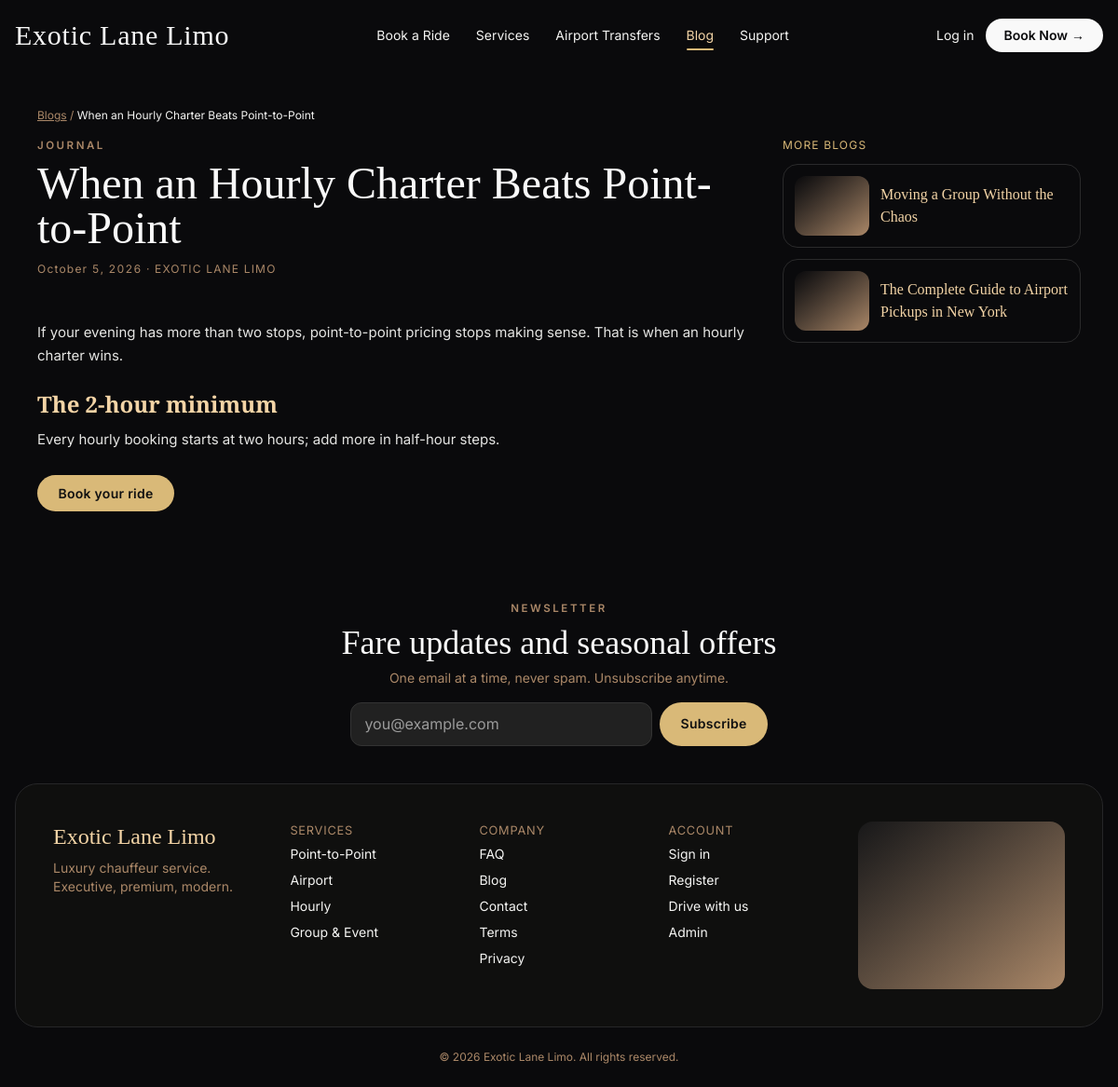
Screenshot of /services/blogs/read.php?slug=hourly-charter-guide with the database file from the repository.
### tables this page shows
CREATE TABLE IF NOT EXISTS blog_posts (
  id BIGINT UNSIGNED NOT NULL AUTO_INCREMENT PRIMARY KEY,
  slug VARCHAR(150) NOT NULL,
  title VARCHAR(190) NOT NULL,
  excerpt VARCHAR(255) NULL,
  body MEDIUMTEXT NULL,
  cover VARCHAR(255) NULL,
  meta_title VARCHAR(190) NULL,
  meta_description VARCHAR(255) NULL,
  meta_keywords VARCHAR(255) NULL,
  status ENUM('draft','published') NOT NULL DEFAULT 'draft',
  published_at DATETIME NULL,
  created_at DATETIME NOT NULL DEFAULT CURRENT_TIMESTAMP,
  updated_at DATETIME NOT NULL DEFAULT CURRENT_TIMESTAMP ON UPDATE CURRENT_TIMESTAMP,
  UNIQUE KEY uq_blog_slug (slug),
  KEY idx_blog_status (status, published_at)
);

### app/Helpers/functions.php (called while the page is built, shortened)
<?php
function url(string $path = ''): string
{
    return SITE_URL . '/' . ltrim($path, '/');
}
function e(mixed $v): string
{
    return htmlspecialchars((string)($v ?? ''), ENT_QUOTES | ENT_SUBSTITUTE, 'UTF-8');
}
function cover_url(?string $cover, int $w = 1200): string
{
    $c = trim((string)$cover);
    return unsplash_url($c, $w);
}
function unsplash_url(string $photoId, int $w = 1200): string
{
    $id = trim($photoId);
    $q = $w <= 600 ? 55 : 62;
    return 'https://images.unsplash.com/' . rawurlencode($id) . '?auto=format&fit=crop&w=' . $w . '&q=' . $q;
}

### services/blogs/read.php (the view, shortened to what this page needs)
<?php
require_once __DIR__ . '/../../app/richtext.php';
$pdo = Database::pdo();
$slug = slugify(trim((string)($_GET['slug'] ?? '')));
$st = $pdo->prepare("SELECT * FROM blog_posts WHERE slug = ? AND status = 'published' LIMIT 1");
$st->execute([$slug]);
$post = $st->fetch();
$others = $pdo->prepare("SELECT slug, title, cover, published_at FROM blog_posts WHERE status = 'published' AND id != ? ORDER BY published_at DESC, id DESC LIMIT 3");
$others->execute([(int)$post['id']]);
$related = $others->fetchAll();
?>
<div class="max-w-6xl mx-auto px-4 py-10">
  <p class="text-xs"><a class="underline text-[#AB8868]" href="<?= url('services/blogs/index.php') ?>">Blogs</a> <span class="text-[#AB8868]">/</span> <span class="text-[#F5F5F3]"><?= e($post['title']) ?></span></p>
  <div class="grid lg:grid-cols-[1fr_320px] gap-8 mt-4 items-start">
    <article class="min-w-0">
      <p class="eyebrow">Journal</p>
      <h1 class="font-display text-4xl md:text-5xl text-[#F9F9F9] mt-2"><?= e($post['title']) ?></h1>
      <p class="tabular text-xs tracking-widest text-[#AB8868] mt-3"><?= e(date('F j, Y', strtotime($post['published_at'] ?? $post['created_at']))) ?> · EXOTIC LANE LIMO</p>
      <div class="mt-6 text-[15px] leading-relaxed text-[#E5E5E3] space-y-4 blog-body"><?= render_rich_text($post['body']) ?></div>
      <div class="mt-8">
        <a href="<?= url('services/booking.php') ?>" class="btn-gold rounded-full text-sm px-8 py-3">Book your ride</a>
      </div>
    </article>
    <?php if ($related): ?>
    <aside class="lg:sticky lg:top-20" aria-label="More blogs">
      <p class="tabular text-xs tracking-widest text-[#D9B978]">MORE BLOGS</p>
      <div class="mt-3 space-y-3">
        <?php foreach ($related as $r): ?>
        <a href="<?= url('services/blogs/read.php?slug=' . urlencode($r['slug'])) ?>" class="group flex items-center gap-3 rounded-2xl border border-[#2a2a2b] hover:border-[#C8A96B] p-3">
<?php $relCover = cover_url($r['cover'], 400); if ($relCover !== ''): ?>
    <span class="w-20 h-16 shrink-0 rounded-xl overflow-hidden bg-gradient-to-br from-[#0A0A0C] to-[#AB8868]">
          </span>
          <?php endif; ?>
          <span class="font-display text-base text-[#F3D4A6]"><?= e($r['title']) ?></span>
        </a>
        <?php endforeach; ?>
      </div>
    </aside>
    <?php endif; ?>
  </div>
</div>
<?php
require APP_ROOT . '/views/layouts/public.php';

### app/richtext.php (shortened to what this page needs)
<?php
function clean_html(?string $html): string
{
    $html = trim((string)$html);
    $html = preg_replace('#<(script|style|iframe|object|embed|form|input|button)\b[^>]*>.*?</\1>#is', '', $html) ?? '';
    $html = strip_tags($html, '<p><br><b><strong><i><em><u><s><a><ul><ol><li><h2><h3><h4><blockquote>');
    $html = preg_replace_callback('~<a\b([^>]*)>~i', static function (array $m): string {
        $attrs = $m[1];
        $href = '';
        if (preg_match('~\bhref\s*=\s*"([^"]*)"~i', $attrs, $h)) $href = $h[1];
        elseif (preg_match("~\bhref\s*=\s*'([^']*)'~i", $attrs, $h)) $href = $h[1];
        elseif (preg_match('~\bhref\s*=\s*([^\s>]+)~i', $attrs, $h)) $href = $h[1];
        if ($href === '' || preg_match('~^(?:https?://|mailto:|\#)~i', $href) !== 1) return '<a>';
        return '<a href="' . htmlspecialchars($href, ENT_QUOTES | ENT_HTML5, 'UTF-8') . '">';
    }, $html) ?? $html;
    return html_entity_decode($html, ENT_QUOTES | ENT_HTML5, 'UTF-8');
}
function render_rich_text(?string $html): string
{
    $html = clean_html($html);
    $html = preg_replace('#<p>(?:\s|<br\s*/?>)*</p>#i', '', $html) ?? $html;
    $html = preg_replace('#\s+style\s*=\s*("[^"]*"|\'[^\']*\')#i', '', $html) ?? $html;
    $html = preg_replace('#\s+class\s*=\s*("[^"]*"|\'[^\']*\')#i', '', $html) ?? $html;
    return $html;
}

### assets/css/app.css (style rules this page uses)
:root { --black:#0A0A0C; --deep:#0F0F0E; --charcoal:#181819; --input:#212121; --champagne:#F3D4A6; --champagne-lt:#F7E2BF; --gold:#D9B978; --gold-mute:#C8A96B; --tan:#AB8868; --ivory:#F9F9F9; --soft:#F5F5F3; --border:#E5E5E3; --cta:#F9F9F9; --cta-h:#F3D4A6; --err:#A3322F; --err-deep:#8E2B29; }
html { scroll-behavior:smooth }
body { background:var(--black);color:var(--soft); }
.font-display { font-family:"Cormorant Garamond",Georgia,serif }
.font-ui { font-family:Inter,system-ui,sans-serif }
.btn-gold { background:var(--gold);color:#111;padding:.7rem 1.4rem;font-weight:600;letter-spacing:.02em }
.eyebrow { font-size:.72rem;letter-spacing:.22em;text-transform:uppercase;color:var(--tan);font-weight:600 }
.tabular { font-variant-numeric:tabular-nums }
.blog-body>*:first-child { margin-top:0 }
.blog-body p { margin-top:.75rem }
.blog-body h2 { font-family:"Cormorant Garamond",Georgia,serif;font-size:1.5rem;line-height:1.2;color:var(--champagne);margin:1.6rem 0 .1rem;font-weight:600 }

### rows the page displays
blog_posts: title "When an Hourly Charter Beats Point-to-Point", published_at "October 5, 2026", body "If your evening has more than two stops, point-to-point pricing stops making sense. That is when an hourly charter wins. The 2-hour minimum Every hourly booking starts at two hours; add more in half-hour steps."
blog_posts: title "Moving a Group Without the Chaos"
blog_posts: title "The Complete Guide to Airport Pickups in New York"
